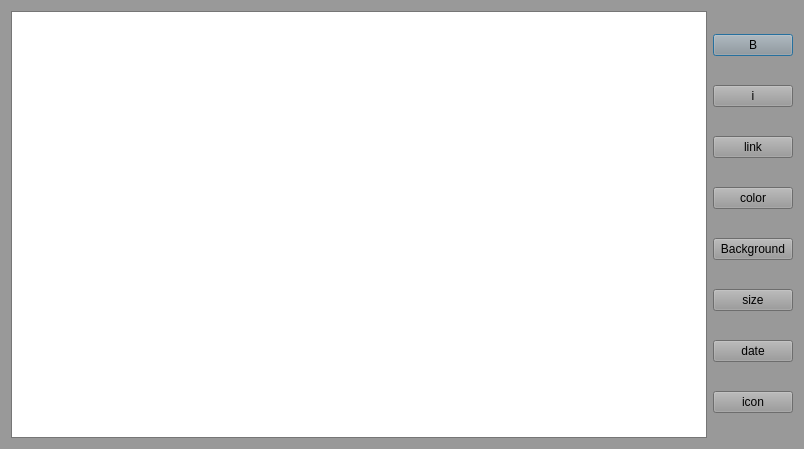
<?xml version="1.0" encoding="UTF-8"?>
<ui version="4.0">
 <class>DialogTextEdit</class>
 <widget class="QDialog" name="DialogTextEdit">
  <property name="geometry">
   <rect>
    <x>0</x>
    <y>0</y>
    <width>804</width>
    <height>449</height>
   </rect>
  </property>
  <property name="palette">
   <palette>
    <active>
     <colorrole role="WindowText">
      <brush brushstyle="SolidPattern">
       <color alpha="255">
        <red>0</red>
        <green>0</green>
        <blue>0</blue>
       </color>
      </brush>
     </colorrole>
     <colorrole role="Button">
      <brush brushstyle="SolidPattern">
       <color alpha="255">
        <red>153</red>
        <green>153</green>
        <blue>153</blue>
       </color>
      </brush>
     </colorrole>
     <colorrole role="Light">
      <brush brushstyle="SolidPattern">
       <color alpha="255">
        <red>230</red>
        <green>230</green>
        <blue>230</blue>
       </color>
      </brush>
     </colorrole>
     <colorrole role="Midlight">
      <brush brushstyle="SolidPattern">
       <color alpha="255">
        <red>191</red>
        <green>191</green>
        <blue>191</blue>
       </color>
      </brush>
     </colorrole>
     <colorrole role="Dark">
      <brush brushstyle="SolidPattern">
       <color alpha="255">
        <red>76</red>
        <green>76</green>
        <blue>76</blue>
       </color>
      </brush>
     </colorrole>
     <colorrole role="Mid">
      <brush brushstyle="SolidPattern">
       <color alpha="255">
        <red>102</red>
        <green>102</green>
        <blue>102</blue>
       </color>
      </brush>
     </colorrole>
     <colorrole role="Text">
      <brush brushstyle="SolidPattern">
       <color alpha="255">
        <red>0</red>
        <green>0</green>
        <blue>0</blue>
       </color>
      </brush>
     </colorrole>
     <colorrole role="BrightText">
      <brush brushstyle="SolidPattern">
       <color alpha="255">
        <red>255</red>
        <green>255</green>
        <blue>255</blue>
       </color>
      </brush>
     </colorrole>
     <colorrole role="ButtonText">
      <brush brushstyle="SolidPattern">
       <color alpha="255">
        <red>0</red>
        <green>0</green>
        <blue>0</blue>
       </color>
      </brush>
     </colorrole>
     <colorrole role="Base">
      <brush brushstyle="SolidPattern">
       <color alpha="255">
        <red>255</red>
        <green>255</green>
        <blue>255</blue>
       </color>
      </brush>
     </colorrole>
     <colorrole role="Window">
      <brush brushstyle="SolidPattern">
       <color alpha="255">
        <red>153</red>
        <green>153</green>
        <blue>153</blue>
       </color>
      </brush>
     </colorrole>
     <colorrole role="Shadow">
      <brush brushstyle="SolidPattern">
       <color alpha="255">
        <red>0</red>
        <green>0</green>
        <blue>0</blue>
       </color>
      </brush>
     </colorrole>
     <colorrole role="AlternateBase">
      <brush brushstyle="SolidPattern">
       <color alpha="255">
        <red>204</red>
        <green>204</green>
        <blue>204</blue>
       </color>
      </brush>
     </colorrole>
     <colorrole role="ToolTipBase">
      <brush brushstyle="SolidPattern">
       <color alpha="255">
        <red>255</red>
        <green>255</green>
        <blue>220</blue>
       </color>
      </brush>
     </colorrole>
     <colorrole role="ToolTipText">
      <brush brushstyle="SolidPattern">
       <color alpha="255">
        <red>0</red>
        <green>0</green>
        <blue>0</blue>
       </color>
      </brush>
     </colorrole>
    </active>
    <inactive>
     <colorrole role="WindowText">
      <brush brushstyle="SolidPattern">
       <color alpha="255">
        <red>0</red>
        <green>0</green>
        <blue>0</blue>
       </color>
      </brush>
     </colorrole>
     <colorrole role="Button">
      <brush brushstyle="SolidPattern">
       <color alpha="255">
        <red>153</red>
        <green>153</green>
        <blue>153</blue>
       </color>
      </brush>
     </colorrole>
     <colorrole role="Light">
      <brush brushstyle="SolidPattern">
       <color alpha="255">
        <red>230</red>
        <green>230</green>
        <blue>230</blue>
       </color>
      </brush>
     </colorrole>
     <colorrole role="Midlight">
      <brush brushstyle="SolidPattern">
       <color alpha="255">
        <red>191</red>
        <green>191</green>
        <blue>191</blue>
       </color>
      </brush>
     </colorrole>
     <colorrole role="Dark">
      <brush brushstyle="SolidPattern">
       <color alpha="255">
        <red>76</red>
        <green>76</green>
        <blue>76</blue>
       </color>
      </brush>
     </colorrole>
     <colorrole role="Mid">
      <brush brushstyle="SolidPattern">
       <color alpha="255">
        <red>102</red>
        <green>102</green>
        <blue>102</blue>
       </color>
      </brush>
     </colorrole>
     <colorrole role="Text">
      <brush brushstyle="SolidPattern">
       <color alpha="255">
        <red>0</red>
        <green>0</green>
        <blue>0</blue>
       </color>
      </brush>
     </colorrole>
     <colorrole role="BrightText">
      <brush brushstyle="SolidPattern">
       <color alpha="255">
        <red>255</red>
        <green>255</green>
        <blue>255</blue>
       </color>
      </brush>
     </colorrole>
     <colorrole role="ButtonText">
      <brush brushstyle="SolidPattern">
       <color alpha="255">
        <red>0</red>
        <green>0</green>
        <blue>0</blue>
       </color>
      </brush>
     </colorrole>
     <colorrole role="Base">
      <brush brushstyle="SolidPattern">
       <color alpha="255">
        <red>255</red>
        <green>255</green>
        <blue>255</blue>
       </color>
      </brush>
     </colorrole>
     <colorrole role="Window">
      <brush brushstyle="SolidPattern">
       <color alpha="255">
        <red>153</red>
        <green>153</green>
        <blue>153</blue>
       </color>
      </brush>
     </colorrole>
     <colorrole role="Shadow">
      <brush brushstyle="SolidPattern">
       <color alpha="255">
        <red>0</red>
        <green>0</green>
        <blue>0</blue>
       </color>
      </brush>
     </colorrole>
     <colorrole role="AlternateBase">
      <brush brushstyle="SolidPattern">
       <color alpha="255">
        <red>204</red>
        <green>204</green>
        <blue>204</blue>
       </color>
      </brush>
     </colorrole>
     <colorrole role="ToolTipBase">
      <brush brushstyle="SolidPattern">
       <color alpha="255">
        <red>255</red>
        <green>255</green>
        <blue>220</blue>
       </color>
      </brush>
     </colorrole>
     <colorrole role="ToolTipText">
      <brush brushstyle="SolidPattern">
       <color alpha="255">
        <red>0</red>
        <green>0</green>
        <blue>0</blue>
       </color>
      </brush>
     </colorrole>
    </inactive>
    <disabled>
     <colorrole role="WindowText">
      <brush brushstyle="SolidPattern">
       <color alpha="255">
        <red>76</red>
        <green>76</green>
        <blue>76</blue>
       </color>
      </brush>
     </colorrole>
     <colorrole role="Button">
      <brush brushstyle="SolidPattern">
       <color alpha="255">
        <red>153</red>
        <green>153</green>
        <blue>153</blue>
       </color>
      </brush>
     </colorrole>
     <colorrole role="Light">
      <brush brushstyle="SolidPattern">
       <color alpha="255">
        <red>230</red>
        <green>230</green>
        <blue>230</blue>
       </color>
      </brush>
     </colorrole>
     <colorrole role="Midlight">
      <brush brushstyle="SolidPattern">
       <color alpha="255">
        <red>191</red>
        <green>191</green>
        <blue>191</blue>
       </color>
      </brush>
     </colorrole>
     <colorrole role="Dark">
      <brush brushstyle="SolidPattern">
       <color alpha="255">
        <red>76</red>
        <green>76</green>
        <blue>76</blue>
       </color>
      </brush>
     </colorrole>
     <colorrole role="Mid">
      <brush brushstyle="SolidPattern">
       <color alpha="255">
        <red>102</red>
        <green>102</green>
        <blue>102</blue>
       </color>
      </brush>
     </colorrole>
     <colorrole role="Text">
      <brush brushstyle="SolidPattern">
       <color alpha="255">
        <red>76</red>
        <green>76</green>
        <blue>76</blue>
       </color>
      </brush>
     </colorrole>
     <colorrole role="BrightText">
      <brush brushstyle="SolidPattern">
       <color alpha="255">
        <red>255</red>
        <green>255</green>
        <blue>255</blue>
       </color>
      </brush>
     </colorrole>
     <colorrole role="ButtonText">
      <brush brushstyle="SolidPattern">
       <color alpha="255">
        <red>76</red>
        <green>76</green>
        <blue>76</blue>
       </color>
      </brush>
     </colorrole>
     <colorrole role="Base">
      <brush brushstyle="SolidPattern">
       <color alpha="255">
        <red>153</red>
        <green>153</green>
        <blue>153</blue>
       </color>
      </brush>
     </colorrole>
     <colorrole role="Window">
      <brush brushstyle="SolidPattern">
       <color alpha="255">
        <red>153</red>
        <green>153</green>
        <blue>153</blue>
       </color>
      </brush>
     </colorrole>
     <colorrole role="Shadow">
      <brush brushstyle="SolidPattern">
       <color alpha="255">
        <red>0</red>
        <green>0</green>
        <blue>0</blue>
       </color>
      </brush>
     </colorrole>
     <colorrole role="AlternateBase">
      <brush brushstyle="SolidPattern">
       <color alpha="255">
        <red>153</red>
        <green>153</green>
        <blue>153</blue>
       </color>
      </brush>
     </colorrole>
     <colorrole role="ToolTipBase">
      <brush brushstyle="SolidPattern">
       <color alpha="255">
        <red>255</red>
        <green>255</green>
        <blue>220</blue>
       </color>
      </brush>
     </colorrole>
     <colorrole role="ToolTipText">
      <brush brushstyle="SolidPattern">
       <color alpha="255">
        <red>0</red>
        <green>0</green>
        <blue>0</blue>
       </color>
      </brush>
     </colorrole>
    </disabled>
   </palette>
  </property>
  <property name="windowTitle">
   <string>Dialog</string>
  </property>
  <layout class="QVBoxLayout" name="verticalLayout">
   <item>
    <layout class="QHBoxLayout" name="horizontalLayout">
     <item>
      <widget class="QPlainTextEdit" name="plainTextEdit"/>
     </item>
     <item>
      <layout class="QVBoxLayout" name="verticalLayout_2">
       <item>
        <widget class="QPushButton" name="pushButton">
         <property name="text">
          <string>B</string>
         </property>
        </widget>
       </item>
       <item>
        <widget class="QPushButton" name="pushButton_2">
         <property name="text">
          <string>i</string>
         </property>
        </widget>
       </item>
       <item>
        <widget class="QPushButton" name="pushButton_3">
         <property name="text">
          <string>link</string>
         </property>
        </widget>
       </item>
       <item>
        <widget class="QPushButton" name="pushButton_4">
         <property name="text">
          <string>color</string>
         </property>
        </widget>
       </item>
       <item>
        <widget class="QPushButton" name="pushButton_7">
         <property name="text">
          <string>Background</string>
         </property>
        </widget>
       </item>
       <item>
        <widget class="QPushButton" name="pushButton_5">
         <property name="text">
          <string>size</string>
         </property>
        </widget>
       </item>
       <item>
        <widget class="QPushButton" name="pushButton_6">
         <property name="text">
          <string>date</string>
         </property>
        </widget>
       </item>
       <item>
        <widget class="QPushButton" name="pushButton_8">
         <property name="text">
          <string>icon</string>
         </property>
        </widget>
       </item>
      </layout>
     </item>
    </layout>
   </item>
  </layout>
 </widget>
 <resources/>
 <connections/>
</ui>
